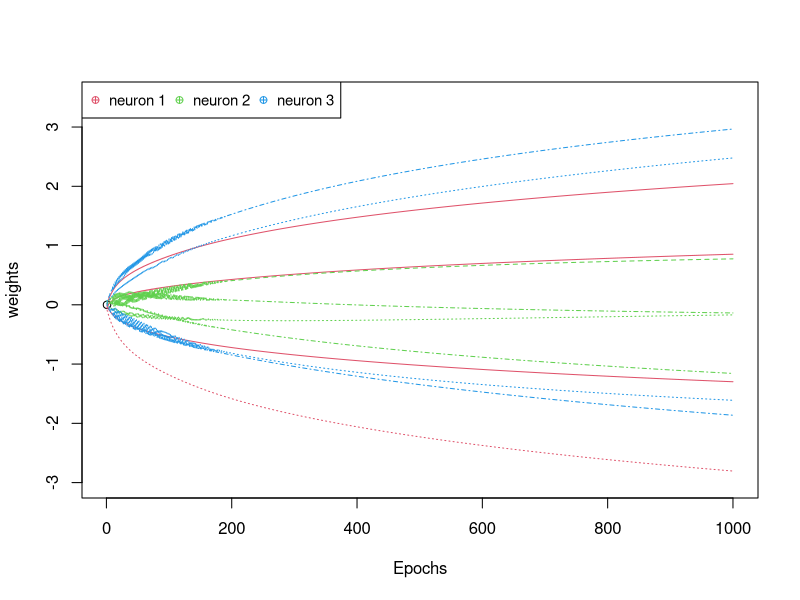
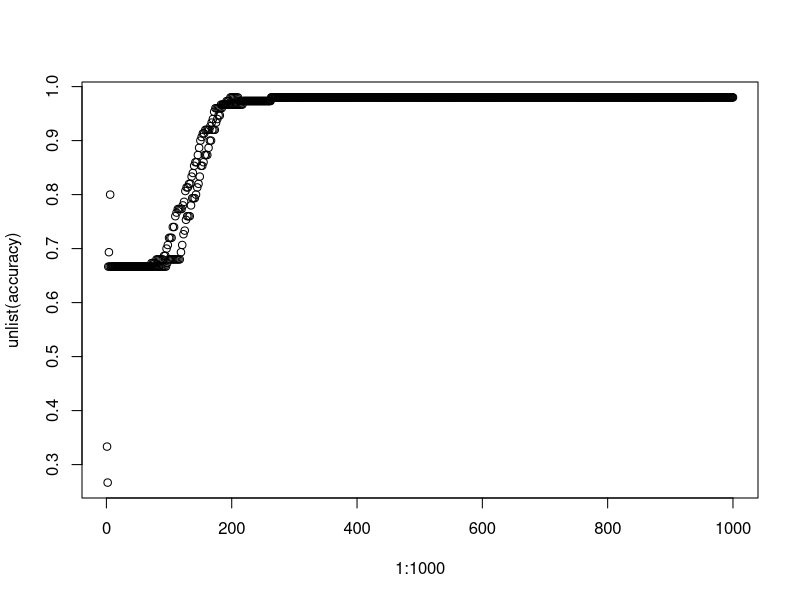

The R script that drew these images, in order:
rm(list=ls(all=TRUE))
x<-iris
eta=0.1#the learning rate
targets=data.frame(t1=c(rep(1,50),rep(0,50),rep(0,50)),t2=c(rep(0,50),rep(1,50),rep(0,50)),t3=c(rep(0,50),rep(0,50),rep(1,50)))
gneuron<-function(n){
  w<-runif(4, 1e-3, 1e-2)#random weights
  b<-runif(1)#random bias
  x1<-iris[,1];x2<-iris[,2]; x3<-iris[,3]; x4<-iris[,4]
  z=x1*w[1] + x2*w[2] + x3*w[3] + x4*w[4] +b
  h<-list(z,w,b)
  return(h)
}

l.neurons<-lapply(1:3, function(x) gneuron(x));names(l.neurons)<-c("z1","z2","z3")

weight_bias<-lapply(l.neurons, function(dx){
  c(unlist(dx[2]),unlist(dx[3]))
})
m.weight_bias=matrix(unlist(weight_bias), ncol =3)

x2<-as.matrix(x[,1:4], ncol =4);x2<-cbind(x2,rep(1, 150))

m.weight_bias=matrix(unlist(weight_bias), ncol =3)
wdf=data.frame(w1=numeric(), w2=numeric(),w3=numeric(),w4=numeric(), b=numeric()) 
nwdf<-list(wdf,wdf,wdf)
accuracy<-list()
for (generation in 1:1000){
  linear.combination<-x2 %*% m.weight_bias  
  y <- exp(linear.combination) / rowSums(exp(linear.combination))
  e<-targets-y
  for (neuron in 1:3){
    m.weight_bias[5,neuron]=m.weight_bias[5,neuron]-eta*-sum(e[,neuron])/150    
    for (weight in 1:4){
      gc<-x2[,weight]*e[,neuron]
      m.weight_bias[weight,neuron]=m.weight_bias[weight,neuron] - eta* (-sum(gc)/150)
    }
    nwdf[[neuron]]<-rbind(nwdf[[neuron]],t(m.weight_bias)[neuron,])    
  }  
  accuracy[[generation]]<-length(which(max.col(y)==max.col(targets)))/150
}
iris


plot(0:0, xlim = c(1,1000), ylim=c(-3,3.5) ,ylab= "weights", xlab="Epochs")
lapply(nwdf[[1]][1:4],function(x){ lines(1:1000, x, col="2", lty = sample(1:4, replace = F)) })
lapply(nwdf[[2]][1:4],function(x){ lines(1:1000, x, col="3", lty = sample(1:4, replace = F)) })
lapply(nwdf[[3]][1:4],function(x){ lines(1:1000, x, col="4", lty = sample(1:4, replace = F)) })
legend("topleft", legend = c("neuron 1","neuron 2", "neuron 3"), col=c("2","3","4"), pch=10, horiz = T, cex = .9) 

plot(1:1000, unlist(accuracy))

# y
# as.matrix(nwdf[[1]][1:5][1000,])
# x2 %*% m.weight_bias
# targets
# 
# 
# sp0<-x[which(x$Species == "setosa"),]
# sp1<-x[which(x$Species == "versicolor"),]
# sp2<-x[which(x$Species == "virginica"),]
# sp0
















